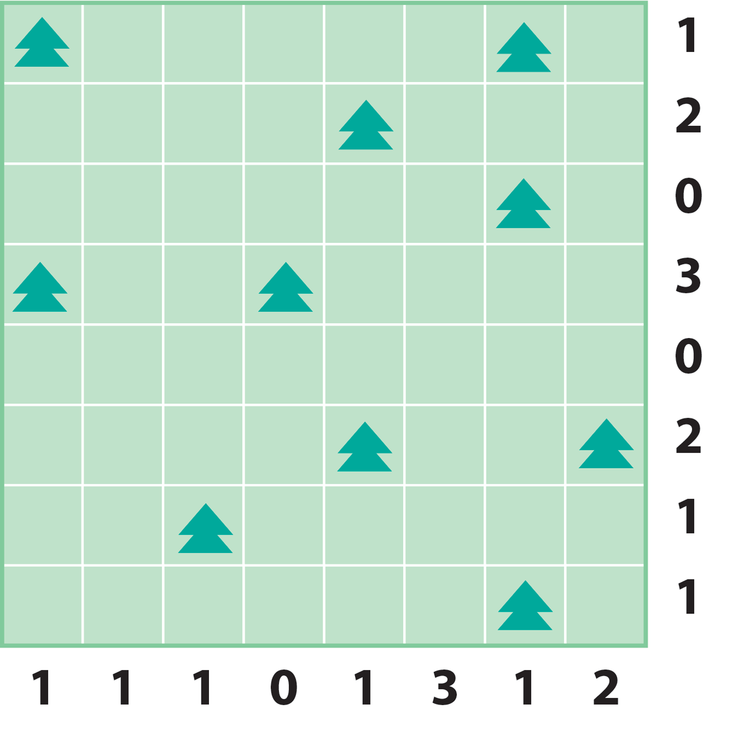
#> input picture examples/example1.png, 750 x 745 px
$ jupyter execute tree_detector.ipynb   (shell and % lines are left out)
#> lines starting #> are read from the running program, lines starting #| are printed output that depends on the picture; after the words box and inside, x2 and y2 are one past the last pixel; in counts of white or black regions, pixels touching at a corner belong together
[cell 1]
import cv2
import matplotlib.pyplot as plt
import numpy as np

This script automatically detect game features from a perfect game image. Using OpenCV and further processing using clustering techniques, game dimensions, squares coordinates and tree locations are detected. There are several hyperparamters required for the line detection, these parameters are manually tuned to find all game lines in the input figure. The extracted game dimesion and tree locations can be direct input for the tents_n_trees script that automatically solves the game.

1. Detect grid lines using Hough line detection and DBScan clustering
4. Obtain line intersections and block coordinates
5. Detect trees using pixel intensities and K-means clustering

Let's begin and load an game image and convert it to black and white for easy processing.

[cell 2]
img = cv2.imread('examples/example1.png')
#> img is the input picture: shape (745, 750, 3); mean B, G, R 212.3, 229.5, 200.1
gray = cv2.cvtColor(img, cv2.COLOR_BGR2GRAY)
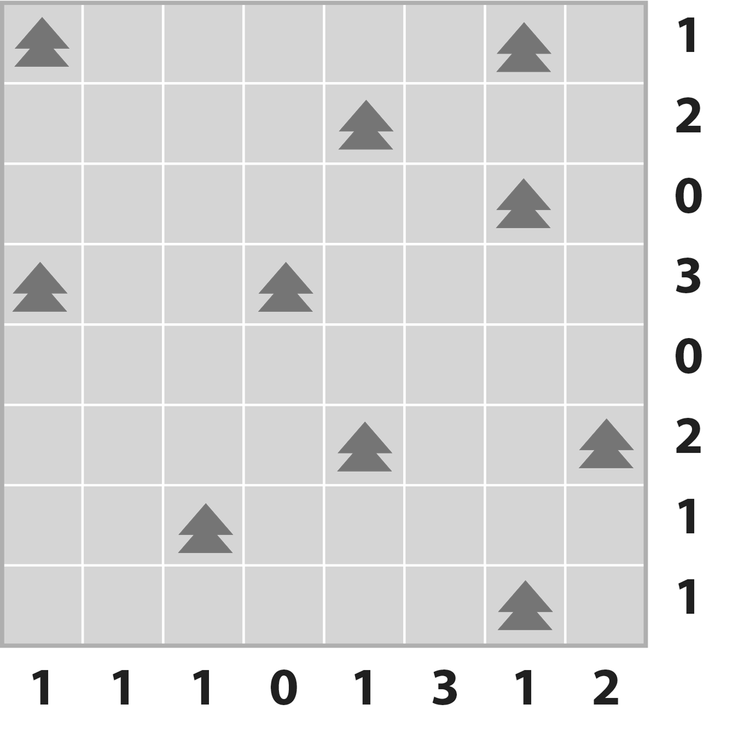
#> gray: shape (745, 750); min 0, max 255, mean 218.9
print(img.shape)
#| (745, 750, 3)
plt.imshow(gray, cmap='gray');

### Grid line detection

First we blur the image to remove noise and use Canny edge detection to detect edges in the figure. Next Hough Line detection is applied to detect lines from the edges. This approach requires a bunch of parameters to be set. The parameters are hand tuned to work for this particular image. Intrestingly these parameters also work for example2, however, I'm sure these require further optimization to work for other images.

[cell 3]
kernel_size = 11 # Size of the gaussian kernal use to smooth the image.
high_threshold = 10 # Intensity gradient above which pixels are certainly classified as edge.
low_threshold = 5 # pixel with an intensity gradient below the min treshold cannot be edges, pixels between both thresholds are only classified as edges if connected to pixels above the high threshold

rho = 3  # distance resolution in pixels of the Hough grid
theta = np.pi / 180  # angular resolution in radians of the Hough grid
vote_threshold = 20  # minimum number of votes (intersections in Hough grid cell)
min_line_length = img.shape[0]*0.8  # minimum number of pixels making up a line
max_line_gap = img.shape[0]*0.05 # maximum gap in pixels between connectable line segments


blur_gray = cv2.GaussianBlur(gray,(kernel_size, kernel_size),0)
edges = cv2.Canny(blur_gray, low_threshold, high_threshold)
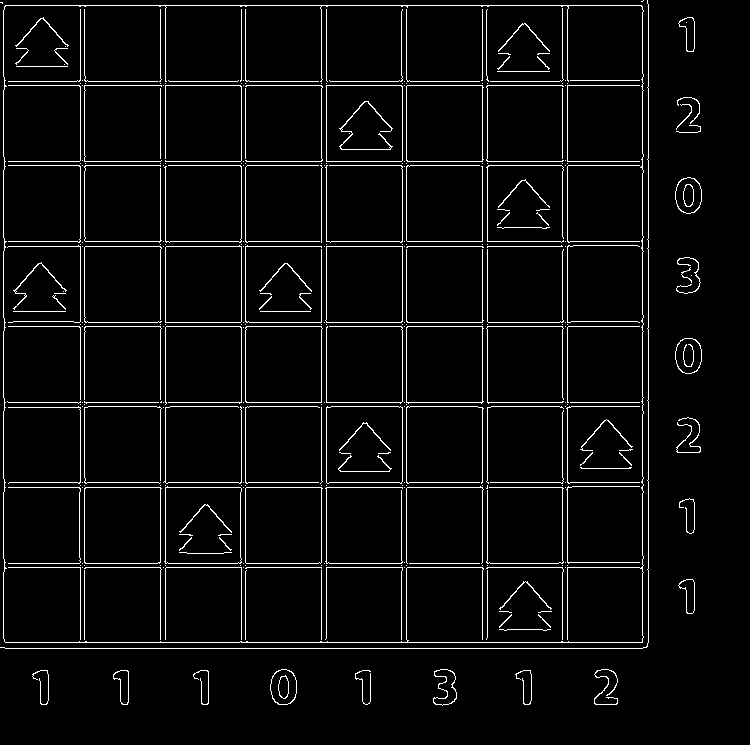
#> edges: shape (745, 750); 4.5% white in thin lines or dots, all inside (x1, y1, x2, y2) = (0, 0, 702, 706)

# Run Hough on edge detected image
# Output "lines" is an array containing endpoints of detected line segments
lines = cv2.HoughLinesP(edges, rho, theta, vote_threshold, np.array([]),
                    min_line_length, max_line_gap).reshape(-1,4)
#> lines = 24 rows, first 6: [4, 326, 648, 326], [5, 5, 648, 5], [4, 567, 648, 567], [4, 165, 648, 165], [5, 642, 648, 642], [4, 402, 648, 402]

print(f'we find {len(lines)} lines')
#| we find 24 lines

[cell 4]
def visualize_lines(lines, img):
    line_image = np.copy(img) * 0  # creating a blank to draw lines on
#> line_image: shape (745, 750, 3); every value is 0
    for x1,y1,x2,y2 in lines:
        cv2.line(line_image,(x1,y1),(x2,y2),(255,0,0),5)
#> this loop made 24 passes
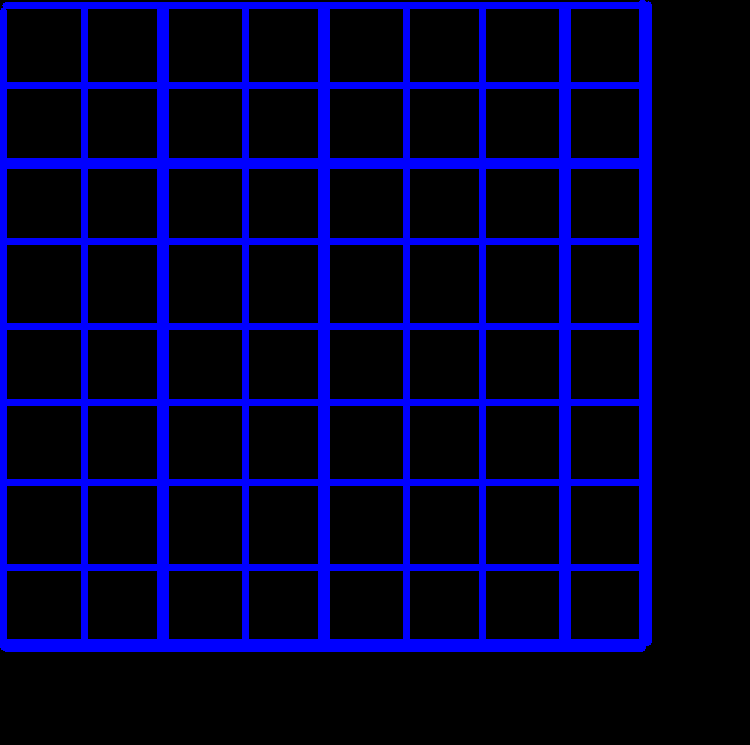
#> line_image: shape (745, 750, 3); mean B, G, R 43.8, 0, 0

    # Draw the lines on the  image
    lines_edges = cv2.addWeighted(img, 0.8, line_image, 1, 0)
    plt.imshow(lines_edges, cmap='gray');

visualize_lines(lines, img)

It seems that we find to many lines, there should only be 9 + 9 lines. Let's deduplicate lines by assigning similar lines to a cluster and pick only a single line per cluster. The number of cluster should be equal to the number of lines we should end up with. However, we do not know the required number of lines, and thus the number of clusters. Therefore we use DBSCAN clustering, this clustering method is able to determine an optimal number of clusters automatically.

[cell 5]
from sklearn.cluster import DBSCAN

dbscan = DBSCAN(eps=50, min_samples=1)
cluster_ids = dbscan.fit_predict(lines.reshape(-1,4))
#> cluster_ids = 24 values, max 17 at index 23, min 0 at index 0, mean 8.54
cleaned_lines = lines[np.unique(cluster_ids, return_index=True)[1]]
#> cleaned_lines = 18 rows, first 6: [4, 326, 648, 326], [5, 5, 648, 5], [4, 567, 648, 567], [4, 165, 648, 165], [5, 642, 648, 642], [4, 402, 648, 402]
len(cleaned_lines)
#> Out = 18

Yay! We find the required 18 grid lines, let's inspect the lines to be sure that we got all of them:

[cell 6]
visualize_lines(cleaned_lines, img)
#> the loop in visualize_lines (call 2), `for x1,y1,x2,y2 in lines:` made 18 passes
#> after the loop in visualize_lines (call 2), `for x1,y1,x2,y2 in lines:`:
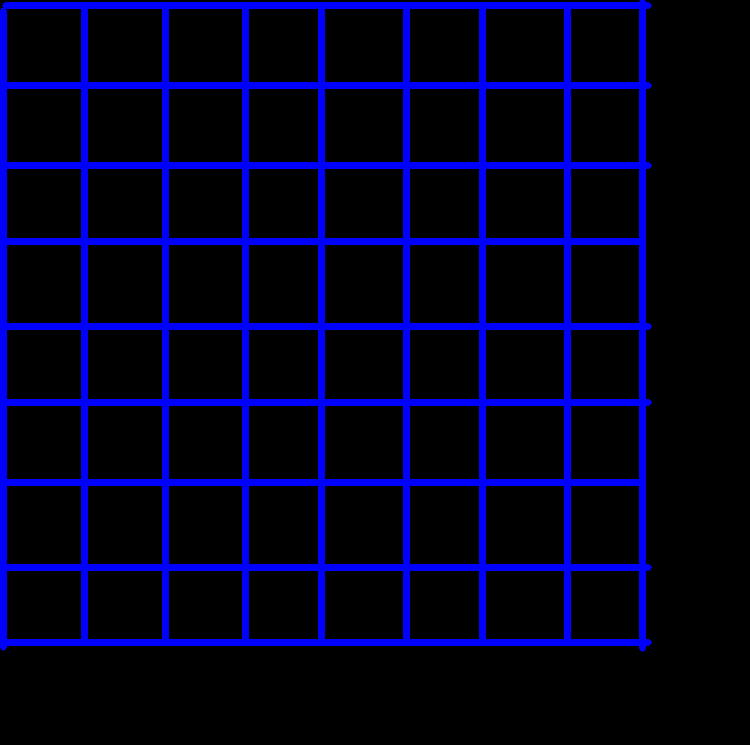
#> line_image: shape (745, 750, 3); mean B, G, R 35.4, 0, 0
#> in visualize_lines (call 2), `lines_edges = cv2.addWeighted(img, 0.8, line_image, 1, 0)`:
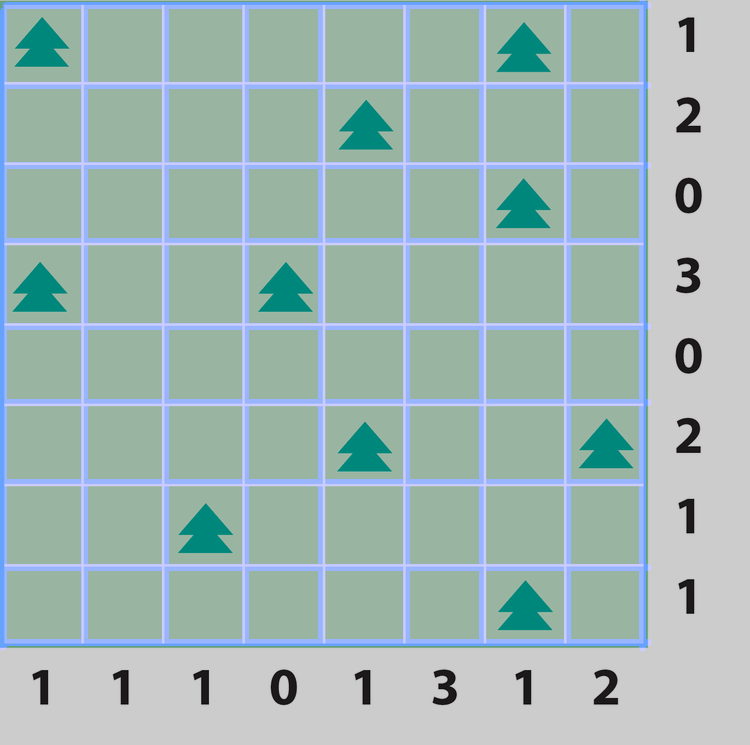
#> lines_edges: shape (745, 750, 3); mean B, G, R 182, 183.7, 160.2

### Obtain line intersections and block coordinates
Now we can use our lines to find coordinates of the line intersections, in our example we expect to fine 9 * 9 = 81 intersections. With these intersections we can create coordinates for each square in the image.

1. Split lines in horizontal and vertical lines.
2. Find intersections between horizontal and vertical lines.
3. Use intersections to get coordinates of each block

[cell 7]
# Select horzontal and vertical lines
# Reshape lines to [n_lines,start_x_y_coordinates,end_x_y_coordinates]
cleaned_lines = cleaned_lines.reshape(-1,2,2)

hor_lines = cleaned_lines[np.diff(cleaned_lines[:,:,0]).reshape(-1) == 0]
ver_lines = cleaned_lines[np.diff(cleaned_lines[:,:,1]).reshape(-1) == 0]

len(hor_lines), len(ver_lines)
#> Out = (9, 9)

[cell 8]
def line_intersection(line1, line2):
    xdiff = (line1[0][0] - line1[1][0], line2[0][0] - line2[1][0])
    ydiff = (line1[0][1] - line1[1][1], line2[0][1] - line2[1][1])

    def det(a, b):
        return a[0] * b[1] - a[1] * b[0]

    div = det(xdiff, ydiff)

    d = (det(*line1), det(*line2))
    x = det(d, xdiff) / div
    y = det(d, ydiff) / div
    return np.array([[x, y]]).astype('int')

[cell 9]
# Initiate an empty array with shape [n_intersections,xy_coordinates]

n_intersections = len(hor_lines) * len(ver_lines)
#> n_intersections = 81
intersections = np.zeros(shape=(n_intersections,2))

i = 0
for hor_line in hor_lines:
    for ver_line in ver_lines:
        intersections[i] = line_intersection(hor_line, ver_line)
        i += 1
#> this loop made 9 passes
#> hor_line on passes 1 to 6: [[642, 648], [642, 1]], [[3, 647], [3, 10]], [[482, 639], [482, 6]], [[567, 639], [567, 6]], [[84, 639], [84, 6]], [[245, 639], [245, 6]]
#> after the loop, i = 81; intersections = 81 pairs, first value 3 to 642, second value 5 to 642

print(f'We find {len(intersections)} intersections')
#| We find 81 intersections

To define a square, we have to find its top left and bottom right coordinates. We do such as for each intersection:
1. Assume the intersection is the top left intersection of our square.
2. Find the closest intersection that is not on the same x or y location using eucledean distance. This intersection is the bottom right coordinate.

[cell 10]
n_squares = (len(hor_lines)-1) * (len(ver_lines)-1)
#> n_squares = 64

squares = np.empty(shape=(n_squares,4), dtype='int')

idx = 0
for intersection in intersections:
    intersections_diff = intersections - intersection

    # Exclude intersections that are on the same x or y axis
    potentials = intersections[(intersections_diff[:,0] > 0) &
                               (intersections_diff[:,1] > 0)]

    # Select the closest intersection
    closest_idx = np.argsort(np.sum((potentials - intersection)**2, axis=1))

    if len(closest_idx) > 0:
        square = np.concatenate(([potentials[closest_idx[0]]], [intersection]), axis=0).reshape(4)

         # Assign and reorder indices to x1, x2, y1, y2
        squares[idx] = square[[3,1,2,0]]
        idx += 1
#> this loop made 81 passes
#> (potentials, closest_idx, square) on passes 21, 26, 28, 33, 35: ([[642, 642], [567, 642]], [1, 0], [567, 642, 482, 567]), ([[642, 567], [642, 642], [567, 567], [567, 642]], [2, 0, 3, 1], [567, 567, 482, 482]), ([[642, 567], [642, 642], [642, 402], [642, 482]], [2, 3, 0, 1], [642, 402, 567, 326]), ([[642, 567], [642, 642], [642, 482]], [2, 0, 1], [642, 482, 567, 402]), ([[642, 567], [642, 642]], [0, 1], [642, 567, 567, 482])
#> after the loop, idx = 64; squares = 64 rows, first 6: [326, 402, 3, 84], [5, 85, 3, 84], [567, 642, 3, 84], [165, 241, 3, 84], [402, 482, 3, 84], [85, 165, 3, 84]

squares[:3]
#> Out = [[326, 402, 3, 84], [5, 85, 3, 84], [567, 642, 3, 84]]

## Determine which blocks contains a tree

Using the average pixel intesity is a very simple approach to determine whether a block contains a tree or not. The mean pixel intensity histogram shows that the game blocks are split in 2 distinct groups. It seems that the group with lower pixel intensity values contains 10 squares, which is exactly the number of trees in the game.

[cell 11]
def mean_intensity(square, bw_image):
    """Calculate the mean pixel intensity for a block"""
    x1, x2, y1, y2 = square
    area_of_interest = bw_image[y1:y2, x1:x2]
    return np.mean(area_of_interest).astype('int')

# Calculate the mean pixel intesity for each square of the game.
square_intensity = np.apply_along_axis(mean_intensity, 1, squares, gray)
#> square_intensity = 64 values, max 217 at index 14, min 186 at index 56, mean 210.8

plt.hist(square_intensity);
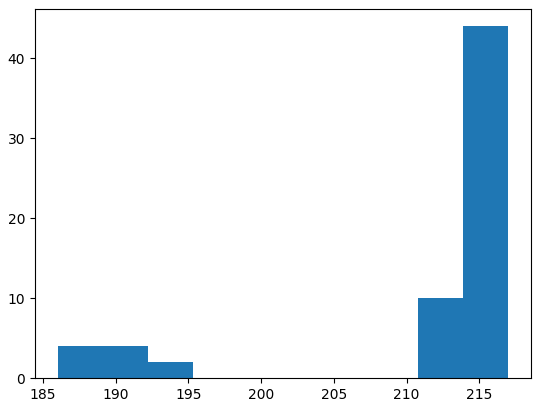
#> figure drawn by matplotlib, 1 panel; tallest bar 44 high, from x = 213.9 to 217

Let's use K-means clustering to automatically separate squares in 2 groups.

[cell 12]
from sklearn.cluster import KMeans

kmeans = KMeans(n_clusters = 2)
tree_flag = kmeans.fit_predict(square_intensity.reshape(-1,1)).astype('int')
#> tree_flag = 64 values, max 1 at index 1, min 0 at index 0, mean 0.156

# Ensure that trees are always cluster 1
if sum(tree_flag == 1) > sum(tree_flag):
    idx_0 = tree_flag == 0
    idx_1 = tree_flag == 1

    tree_flag[idx_0] = 1
    tree_flag[idx_1] = 0

# Add whether the square contains a tree to our blocks array
# The shape of the array is [n_blocks,[x1,x2,y1,y2,mean_intensity,tree_flag]]

squares_trees = np.concatenate([squares, square_intensity.reshape(-1,1), tree_flag.reshape(-1,1)], axis=1)
#> squares_trees = 64 rows, first 6: [326, 402, 3, 84, 213, 0], [5, 85, 3, 84, 190, 1], [567, 642, 3, 84, 213, 0], [165, 241, 3, 84, 213, 0], [402, 482, 3, 84, 214, 0], [85, 165, 3, 84, 214, 0]

trees = squares_trees[(squares_trees[:,5] == 1)]
#> trees = [[5, 85, 3, 84, 190, 1], [482, 567, 3, 84, 193, 1], [165, 241, 482, 567, 191, 1], [482, 567, 567, 642, 191, 1], [326, 402, 84, 165, 189, 1], [5, 85, 245, 321, 189, 1], [241, 326, 245, 321, 192, 1], [482, 567, 165, 245, 194, 1], [326, 402, 406, 482, 186, 1], [567, 642, 406, 482, 186, 1]]

print(f'There are {len(trees)} trees in the puzzle')
#| There are 10 trees in the puzzle

no_trees = squares_trees[~(squares_trees[:,5] == 1)]
#> no_trees = 54 rows, first 6: [326, 402, 3, 84, 213, 0], [567, 642, 3, 84, 213, 0], [165, 241, 3, 84, 213, 0], [402, 482, 3, 84, 214, 0], [85, 165, 3, 84, 214, 0], [241, 326, 3, 84, 215, 0]
plt.hist(trees[:,4], label='tree', bins=2)
plt.hist(no_trees[:,4], label='no tree', bins=3)
plt.legend();
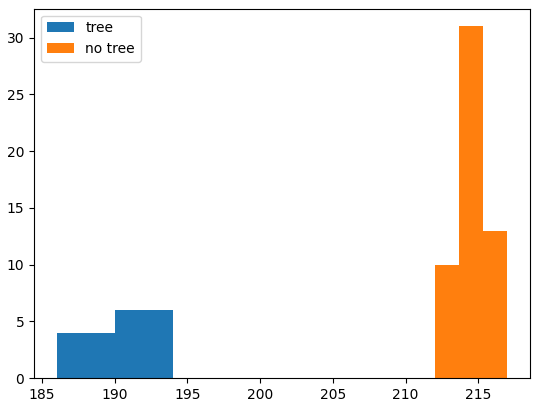
#> figure drawn by matplotlib, 1 panel; tallest bar 31 high, from x = 213.7 to 215.3

[cell 13]
# Assign blocks to a 2d array
dimension = int(np.sqrt(len(squares_trees)))
#> dimension = 8
squares_2d = squares_trees[np.lexsort((squares_trees[:,2],squares_trees[:,0]))].reshape(dimension,dimension,6)

[cell 14]
def show_squares(game_fig, squares, save=False):

    # Initiate a empty array
#> called with squares = array of shape (10, 6), save = True
    squares_image = np.copy(game_fig) * 0
    # Extract coordinates for the square
    for square in squares.reshape(-1,6):
        x1,x2,y1,y2,intensity,tree_flag = square
        # Set pixels to max value
        squares_image[y1:y2,x1:x2] = 255
#> this loop made 10 passes
#> (square, x1, x2, y1, y2, intensity) on passes 1 to 6: ([5, 85, 3, 84, 190, 1], 5, 85, 3, 84, 190), ([5, 85, 245, 321, 189, 1], 5, 85, 245, 321, 189), ([165, 241, 482, 567, 191, 1], 165, 241, 482, 567, 191), ([241, 326, 245, 321, 192, 1], 241, 326, 245, 321, 192), ([326, 402, 84, 165, 189, 1], 326, 402, 84, 165, 189), ([326, 402, 406, 482, 186, 1], 326, 402, 406, 482, 186)
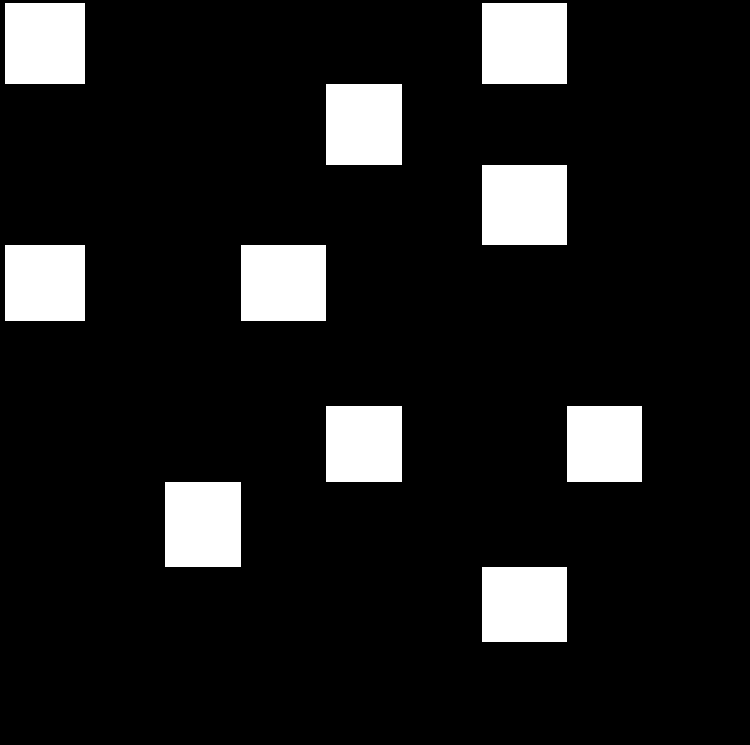
#> squares_image: shape (745, 750, 3); 11.3% white; 10 white regions, largest, box (x1, y1, x2, y2) and area: (482, 3, 567, 84) 6885, (482, 165, 567, 245) 6800, (5, 3, 85, 84) 6480

    # Combine game image with blocks
    temp = cv2.addWeighted(game_fig, 0.8, squares_image, 0.3, 0)
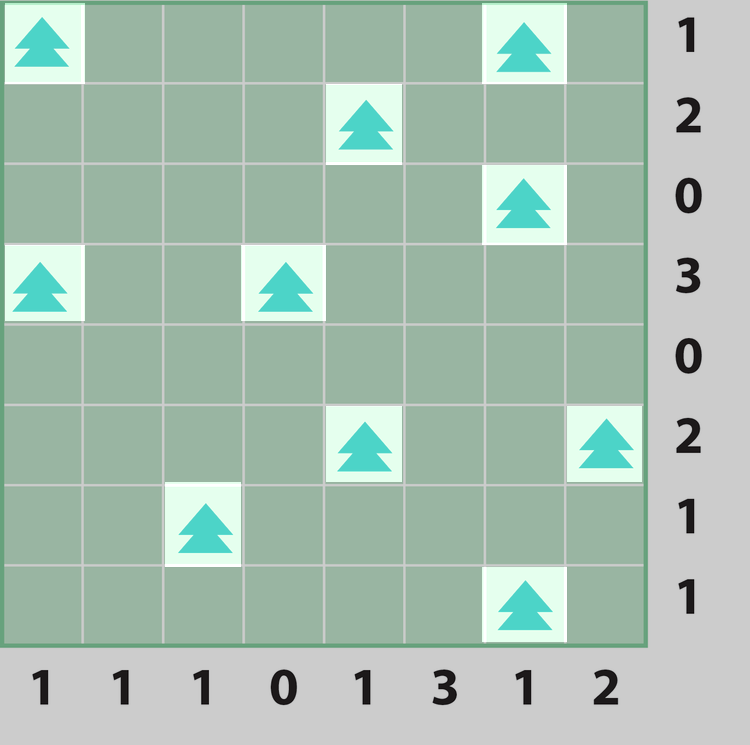
#> temp: shape (745, 750, 3); mean B, G, R 178.6, 192.1, 168.7

    if save:
        cv2.imwrite('./examples/example1_trees.png', temp)

    plt.imshow(temp);

show_squares(img, squares_2d[squares_2d[:,:,5] == 1], save=True)
